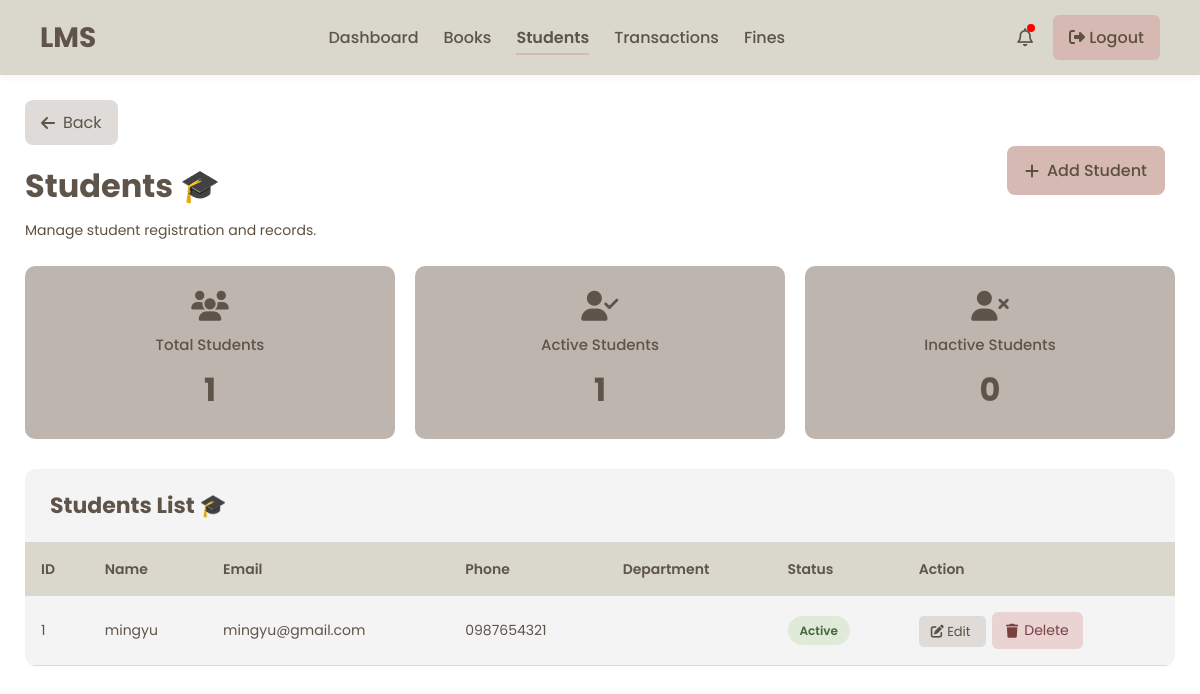
The app's page /students/, older data.
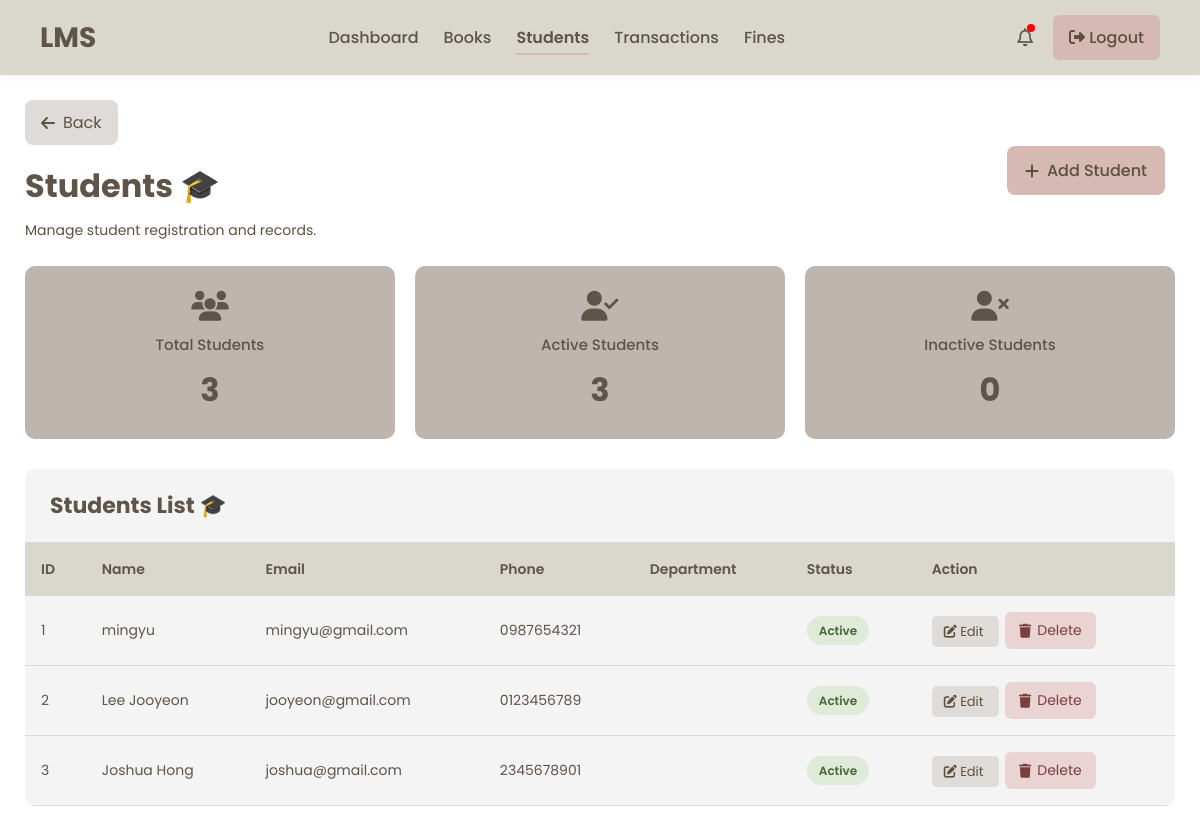
The same page, newer data.
### library/models.py (models this page shows, shortened)
class Student(models.Model):
    user = models.OneToOneField(User, on_delete=models.CASCADE, null=True, blank=True)
    name = models.CharField(max_length=100)
    email = models.EmailField(unique=True)
    phone = models.CharField(max_length=20, default='')
    department = models.CharField(max_length=100)
    active = models.BooleanField(default=True)
    student_id = models.CharField(max_length=20, unique=True, blank=True)
    date_of_birth = models.DateField(null=True, blank=True)
    profile_picture = models.ImageField(upload_to='profile_pictures/', null=True, blank=True)

### library/views.py (the view)
# urls.py: path('students/', views.students, name='students'),
def students(request):
    total_students = Student.objects.count()
    active_students = Student.objects.filter(active=True).count()
    inactive_students = Student.objects.filter(active=False).count()
    context = {
        'active_page': 'students',
        'students': Student.objects.all(),
        'total_students': total_students,
        'active_students': active_students,
        'inactive_students': inactive_students,
    }
    return render(
        request,
        'students.html',
        context
    )

### templates/students.html (shortened to what this page needs)
{% extends 'admin_base.html' %}
{% load static %}
{% block extra_css %}
<link rel="stylesheet" href="{% static 'css/students.css' %}">
{% endblock %}
{% block content %}
<div class="students-page">
    <div class="top-header">
        <div class="header-left">
            <a href="{% url 'dashboard' %}"
               class="back-btn">
                <i class="fa-solid fa-arrow-left"></i>
                Back
            </a>
            <h1 class="page-title">
                Students 🎓
            </h1>
            <p class="page-subtitle">
                Manage student registration and records.
            </p>
        </div>
        <a href="{% url 'add_student' %}"
           class="add-btn">
            <i class="fa-solid fa-plus"></i>
            Add Student
        </a>
    </div>
    <div class="cards-container">
        <div class="card pink-card">
            <i class="fa-solid fa-users"></i>
            <h3>Total Students</h3>
            <h1>{{ total_students }}</h1>
        </div>
        <div class="card green-card">
            <i class="fa-solid fa-user-check"></i>
            <h3>Active Students</h3>
            <h1>{{ active_students }}</h1>
        </div>
        <div class="card blue-card">
            <i class="fa-solid fa-user-xmark"></i>
            <h3>Inactive Students</h3>
            <h1>{{ inactive_students }}</h1>
        </div>
    </div>
    <div class="table-wrapper">
        <div class="table-header">
            <h2>
                Students List 🎓
            </h2>
        </div>
        <table>
            <thead>
                <tr>
                    <th>ID</th>
                    <th>Name</th>
                    <th>Email</th>
                    <th>Phone</th>
                    <th>Department</th>
                    <th>Status</th>
                    <th>Action</th>
                </tr>
            </thead>
            <tbody>
                {% for student in students %}
                <tr>
                    <td>{{ student.id }}</td>
                    <td>{{ student.name }}</td>
                    <td>{{ student.email }}</td>
                    <td>{{ student.phone }}</td>
                    <td>{{ student.department }}</td>
                    <td>
                        {% if student.active %}
                        <span class="active-status">
                            Active
                        </span>
                        {% else %}
                        <span class="inactive-status">
                            Inactive
                        </span>
                        {% endif %}
                    </td>
                    <td>
                        <a href="{% url 'update_student' student.id %}"
                           class="edit-btn">
                            <i class="fa-solid fa-pen-to-square"></i>
                            Edit
                        </a>
                        <a href="{% url 'delete_student' student.id %}"
                           class="delete-btn"
                           onclick="return confirm('Delete this student?')">
                            <i class="fa-solid fa-trash"></i>
                            Delete
                        </a>
                    </td>
                </tr>
                {% endfor %}
            </tbody>
        </table>
    </div>
</div>
{% endblock %}

Row changes from the older to the newer data that the page shows:
added Student: id "2", name "Lee Jooyeon", email "jooyeon@gmail.com", phone "0123456789", active "Active"
added Student: id "3", name "Joshua Hong", email "joshua@gmail.com", phone "2345678901", active "Active"
Text that changed along with them:
{{ total_students }}: "1" → "3"
{{ active_students }}: "1" → "3"
